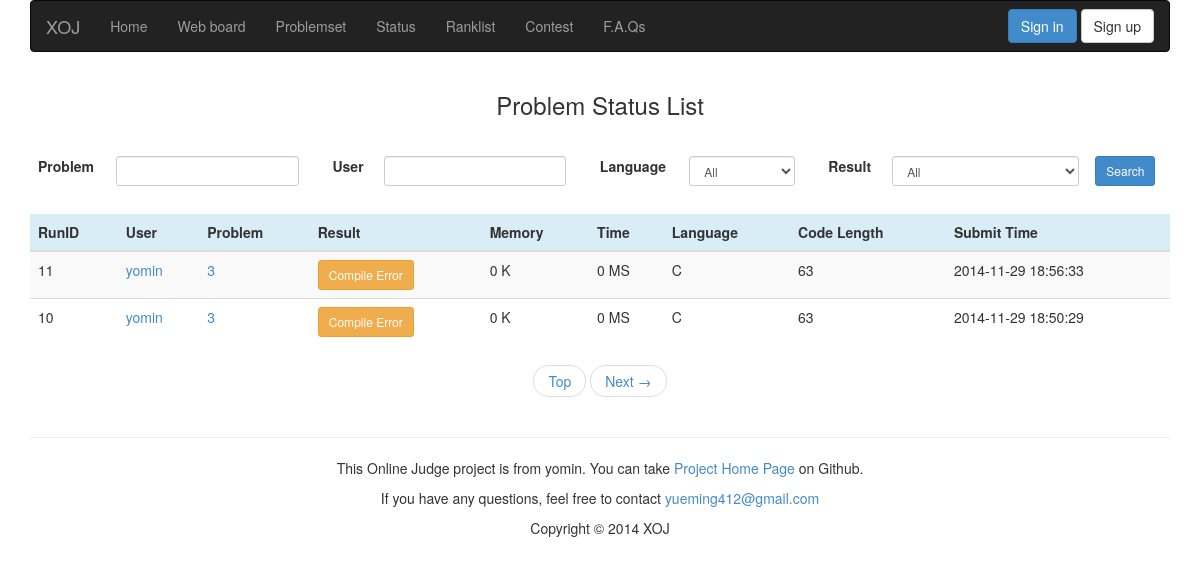
The app's page /status/ with its own data.
### appfile/models.py (models this page shows, shortened)
class Submit(db.Model):
    runid = db.Column(db.Integer, primary_key = True)
    userid = db.Column(db.String(22))
    pid = db.Column(db.Integer)
    result = db.Column(db.String(22), default = 'Pending')
    memory_used = db.Column(db.Integer, default = None)
    time_used = db.Column(db.Integer, default = None)
    language = db.Column(db.String(22))
    src = db.Column(db.Text)
    length = db.Column(db.Integer)
    submit_time = db.Column(db.String(22))
    ce_error = db.Column(db.Text, default = None)

### appfile/views.py (the view)
@app.route('/status/')
@app.route('/status/page=<int:page>')
def status(page = 1):
    pid = request.args.get('pid')
    userid = request.args.get('userid')
    result = request.args.get('result')
    language = request.args.get('language')
    form = SearchSubmitForm(request.args)
    subq = Submit.query
    if pid:
        subq = subq.filter_by(pid = pid)
    if userid:
        subq = subq.filter_by(userid = userid)
    if language and language != 'All':
        subq = subq.filter_by(language = language)
    if result and result != 'All':
        subq = subq.filter_by(result = result)
    submit_list = subq.order_by(Submit.runid.desc()).paginate(page, MAX_SUBMIT_NUM_ONE_PAGE, False)
    return render_template('status.html', submit_list = submit_list, form = form, pid = pid, userid = userid, result = result, language = language)

### appfile/forms.py
class SearchSubmitForm(Form):
    pid = IntegerField('Problem ID')
    userid = TextField('UserID')
    language = SelectField(choices = [('All','All'), ('C++', 'C++'), ('C', 'C'), ('Python2.7', 'Python2.7')])
    result = SelectField(choices = [ ('All','All'), \
                                     ('Accepted', 'Accepted'), \
                                     ('Presentation Error', 'Presentation Error'), \
                                     ('Time Limit Exceeded', 'Time Limit Exceeded'), \
                                     ('Memory Limit Exceeded', 'Memory Limit Exceeded'), \
                                     ('Wrong Answer', 'Wrong Answer'), \
                                     ('Runtime Error', 'Runtime Error'), \
                                     ('Output Limit Exceeded', 'Output Limit Exceeded'), \
                                     ('Compile Error', 'Compile Error')])

### appfile/views.py (called while the page is built)
@app.before_request
def before_request():
    g.user = current_user
    if g.user.is_authenticated():
        g.url = url_for('userinfo',userid = g.user.userid)

### appfile/templates/status.html (shortened to what this page needs)
{% extends "base.html" %}
{% block content %}
<div class="container">
    <center><h3> Problem Status List </h3></center>
    <br>
        <form role="form" action={{ url_for('status') }} method="GET">
            <table class="table">
                <thead>
                <tr>
                    <td><label class="control-label text-center">Problem</label></td>
                    <td>{{ form.pid(class="form-control input-sm") }}</td>
                    <td></td>
                    <td><label class="control-label">User</label></td>
                    <td>{{ form.userid(class="form-control input-sm") }}</td>
                    <td></td>
                    <td><label class="control-label">Language</label></td>
                    <td>{{ form.language(class="form-control input-sm") }}</td>
                    <td></td>
                    <td><label class="control-label">Result</label></td>
                    <td>{{ form.result(class="form-control input-sm") }}</td>
                    <td>
                        <button type="submit" class="btn btn-primary btn-sm"> Search </button>
                    </td>
                </tr>
                </thead>
            </table>
        </form>
    <table class="table table-striped table-hover">
        <thead>
            <tr class="info">
                <th>RunID</th>
                <th>User</th>
                <th>Problem</th>
                <th>Result</th>
                <th>Memory</th>
                <th>Time</th>
                <th>Language</th>
                <th>Code Length</th>
                <th>Submit Time</th>
            </tr>
        </thead>
        <tbody>
            {% for submit in submit_list.items %}
            <tr>
                <td>{{ submit.runid }}</td>
                <td>
                    <a href={{ url_for('userinfo',userid = submit.userid) }}>{{ submit.userid }}</a>
                </td>
                <td>
                    <a href={{ url_for('show_problem', pid = submit.pid) }}>{{ submit.pid }}</a>
                </td>
                <td>
                {% if submit.result == 'Accepted' %}
                    <button type="button" class="btn btn-success btn-sm">Accepted</button>
                {% elif submit.result == 'Pending' %}
                    <button type="button" class="btn btn-default btn-sm">Pending</button>
                {% elif submit.result == 'Presentation Error' or submit.result == 'Wrong Answer' %}
                    <button type="button" class="btn btn-danger btn-sm">{{ submit.result }}</button>
                {% else %}
                    {% if submit.result == 'Compile Error' %}
                        <a target="_blank" class="btn btn-warning btn-sm" href={{ url_for('show_compile_info',runid = submit.runid) }}>{{ submit.result }}</a>
                    {% else %}
                        <button type="button" class="btn btn-warning btn-sm">{{ submit.result }}</button>
                    {% endif %}
                {% endif%}
                </td>
                {% if submit.result == 'Accepted' %}
                    <td>{{ submit.memory_used }} K</td>
                    <td>{{ submit.time_used }} MS</td>
                {% else %}
                    <td>0 K</td>
                    <td>0 MS</td>
                {% endif %}
                <td>
                    {% if g.user.userid == submit.userid or g.user.is_admin %}
                    <a target="_blank" href={{ url_for('viewcode', runid = submit.runid) }}>{{ submit.language }}</a>
                    {% else %}
                        {{ submit.language }}
                    {% endif %}
                </td>
                <td>{{ submit.length }}</td>
                <td>{{ submit.submit_time }}</td>
            </tr>
            {% endfor %}
        </tbody>
    </table>
    <ul class="pager">
        <li>
            <a href={{ url_for('status',pid = pid,userid = userid, result = result, language = language) }}>Top</a>
        </li>
        {% if submit_list.has_next %}
        <li>
            <a href={{ url_for('status', page = submit_list.next_num,pid = pid,userid = userid, result = result, language = language) }}>Next &rarr;</a>
        </li>
        {% endif %}
    </ul>
</div>
{% endblock %}

### appfile/static/css/style.css (style rules this page uses)
a:link { text-decoration: none; }

### records on screen
Submit: runid "11", userid "yomin", pid "3", result "Compile Error", shows "0 K", language "C", length "63", submit_time "2014-11-29 18:56:33"
Submit: runid "10", userid "yomin", pid "3", result "Compile Error", shows "0 K", language "C", length "63", submit_time "2014-11-29 18:50:29"
